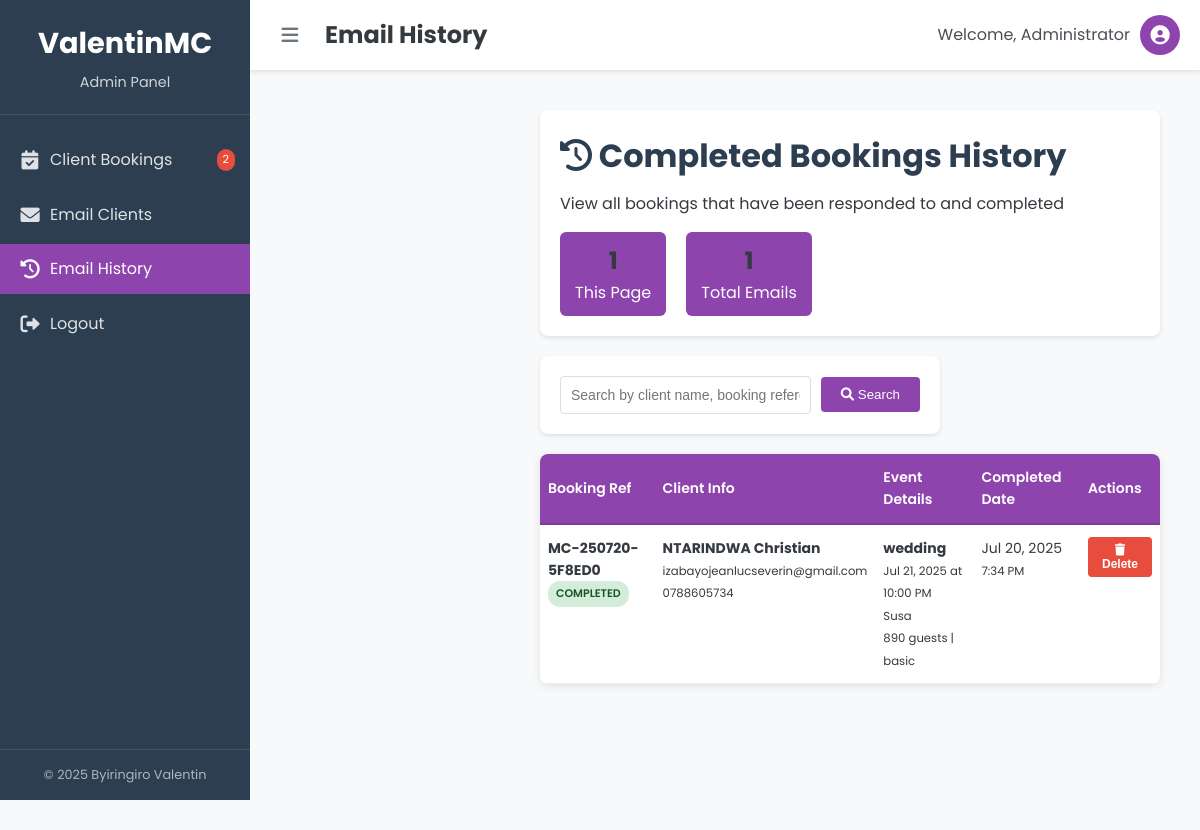
Screenshot of /admin/view_history.php (signed in) with the database file from the repository.
### tables this page shows
CREATE TABLE `booking_history` (
  `id` int(11) NOT NULL,
  `original_booking_id` int(11) NOT NULL,
  `booking_ref` varchar(50) NOT NULL,
  `name` varchar(100) NOT NULL,
  `email` varchar(100) NOT NULL,
  `phone` varchar(20) NOT NULL,
  `event_date` date NOT NULL,
  `event_time` time NOT NULL,
  `event_type` varchar(50) NOT NULL,
  `event_location` varchar(255) NOT NULL,
  `guests` int(11) NOT NULL,
  `package` varchar(50) NOT NULL,
  `message` text DEFAULT NULL,
  `status` varchar(20) DEFAULT 'completed',
  `admin_notes` text DEFAULT NULL,
  `moved_to_history_at` timestamp NOT NULL DEFAULT current_timestamp(),
  `original_created_at` timestamp NULL DEFAULT NULL
);

### admin/view_history.php (the view, shortened to what this page needs)
<?php
$page_title = "Email History";
$conn = connectDB();
$email_history = [];
$search_term = isset($_GET['search']) ? sanitizeInput($_GET['search']) : '';
$current_page = isset($_GET['page']) ? (int)$_GET['page'] : 1;
$items_per_page = 15;
if ($conn) {
    try {
        $query = "SELECT bh.*, 'completed_booking' as record_type, bh.moved_to_history_at as sent_at,
                         'Booking Completed' as subject, 'Admin responded to this booking' as message,
                         'custom_message' as email_type, bh.name as client_name
                  FROM booking_history bh
                  WHERE 1=1";
        $count_query = "SELECT COUNT(*) FROM booking_history bh WHERE 1=1";
        $params = [];
        $count_stmt = $conn->prepare($count_query);
        $count_stmt->execute($params);
        $total_emails = $count_stmt->fetchColumn();
        $offset = ($current_page - 1) * $items_per_page;
        $query .= " ORDER BY bh.moved_to_history_at DESC LIMIT :limit OFFSET :offset";
        $stmt = $conn->prepare($query);
        $stmt->bindValue(':limit', $items_per_page, PDO::PARAM_INT);
        $stmt->bindValue(':offset', $offset, PDO::PARAM_INT);
        $stmt->execute();
        $email_history = $stmt->fetchAll(PDO::FETCH_ASSOC);
    } catch(PDOException $e) {
        error_log("Email history error: " . $e->getMessage());
    }
}
include_once 'includes/header.php';
?>
<div class="main-content">
    <div class="history-container">
        <div class="history-header">
            <h1><i class="fas fa-history"></i> Completed Bookings History</h1>
            <p>View all bookings that have been responded to and completed</p>
            <div class="history-stats">
                <div class="stat-item">
                    <span class="stat-number"><?php echo count($email_history); ?></span>
                    <span>This Page</span>
                </div>
                <div class="stat-item">
                    <span class="stat-number"><?php echo $total_emails ?? 0; ?></span>
                    <span>Total Emails</span>
                </div>
            </div>
        </div>
        <div class="search-container">
            <form method="GET" class="search-form">
                <input type="text" name="search" class="search-input"
                       placeholder="Search by client name, booking reference, subject, or message content..."
                       value="<?php echo htmlspecialchars($search_term); ?>">
                <button type="submit" class="search-btn">
                    <i class="fas fa-search"></i> Search
                </button>
            </form>
        </div>
        <div class="table-container">
            <?php if (!empty($email_history)): ?>
                <table class="history-table">
                    <thead>
                        <tr>
                            <th>Booking Ref</th>
                            <th>Client Info</th>
                            <th>Event Details</th>
                            <th>Completed Date</th>
                            <th>Actions</th>
                        </tr>
                    </thead>
                    <tbody>
                        <?php foreach ($email_history as $email): ?>
                            <tr>
                                <td>
                                    <strong><?php echo htmlspecialchars($email['booking_ref']); ?></strong>
                                    <br><small class="status-badge completed">Completed</small>
                                </td>
                                <td>
                                    <strong><?php echo htmlspecialchars($email['client_name']); ?></strong><br>
                                    <small><?php echo htmlspecialchars($email['email']); ?></small><br>
                                    <small><?php echo htmlspecialchars($email['phone']); ?></small>
                                </td>
                                <td>
                                    <strong><?php echo htmlspecialchars($email['event_type']); ?></strong><br>
                                    <small><?php echo date('M j, Y', strtotime($email['event_date'])); ?> at <?php echo date('g:i A', strtotime($email['event_time'])); ?></small><br>
                                    <small><?php echo htmlspecialchars($email['event_location']); ?></small><br>
                                    <small><?php echo $email['guests']; ?> guests | <?php echo htmlspecialchars($email['package']); ?></small>
                                </td>
                                <td>
                                    <?php echo date('M j, Y', strtotime($email['sent_at'])); ?><br>
                                    <small><?php echo date('g:i A', strtotime($email['sent_at'])); ?></small>
                                </td>
                                <td>
                                    <div class="action-buttons">
                                        <button onclick="deleteFromHistory('<?php echo $email['booking_ref']; ?>')" class="btn-action btn-delete">
                                            <i class="fas fa-trash"></i> Delete
                                        </button>
                                    </div>
                                </td>
                            </tr>
                        <?php endforeach; ?>
                    </tbody>
                </table>
            <?php endif; ?>
        </div>
    </div>
</div>
<?php include_once 'includes/footer.php'; ?>

### admin/includes/header.php (shortened to what this page needs)
<!DOCTYPE html>
<html lang="en">
<head>
    <link rel="stylesheet" href="https://cdnjs.cloudflare.com/ajax/libs/font-awesome/6.0.0/css/all.min.css">
    <link rel="stylesheet" href="css/admin-style.css">
    <link rel="stylesheet" href="css/analytics-style.css">
</head>
<body>
    <div class="admin-container">
        <?php include_once 'includes/sidebar.php'; ?>
        <main class="main-content">
            <header class="content-header">
                <div class="header-left">
                    <button id="sidebar-toggle" class="sidebar-toggle">
                        <i class="fas fa-bars"></i>
                    </button>
                    <h1><?php echo $page_title; ?></h1>
                </div>
                <div class="header-right">
                    <div class="admin-profile">
                        <span>Welcome, <?php echo htmlspecialchars($_SESSION['admin_name']); ?></span>
                        <div class="profile-img">
                            <i class="fas fa-user-circle"></i>
                        </div>
                    </div>
                </div>
            </header>
            <div class="content-body">

### admin/includes/sidebar.php (shortened to what this page needs)
<?php
$current_page = basename($_SERVER['PHP_SELF']);
if (!isset($pending_bookings)) {
    $conn = connectDB();
    $pending_bookings = 0;
    if ($conn) {
        try {
            $stmt = $conn->query("SELECT COUNT(*) FROM bookings WHERE status = 'pending'");
            $pending_bookings = $stmt->fetchColumn();
        } catch(PDOException $e) {
            error_log("Sidebar error: " . $e->getMessage());
        }
    }
}
?>
<aside class="sidebar">
    <div class="sidebar-header">
        <h2>ValentinMC</h2>
        <p>Admin Panel</p>
    </div>
    <nav class="sidebar-nav">
        <ul>
            <li class="<?php echo ($current_page == 'bookings.php') ? 'active' : ''; ?>">
                <a href="bookings.php">
                    <i class="fas fa-calendar-check"></i>
                    <span>Client Bookings</span>
                    <?php if ($pending_bookings > 0): ?>
                        <span class="badge"><?php echo $pending_bookings; ?></span>
                    <?php endif; ?>
                </a>
            </li>
            <li class="<?php echo ($current_page == 'email-client.php') ? 'active' : ''; ?>">
                <a href="email-client.php">
                    <i class="fas fa-envelope"></i>
                    <span>Email Clients</span>
                </a>
            </li>
            <li class="<?php echo ($current_page == 'view_history.php') ? 'active' : ''; ?>">
                <a href="view_history.php">
                    <i class="fas fa-history"></i>
                    <span>Email History</span>
                </a>
            </li>
            <li>
                <a href="logout.php">
                    <i class="fas fa-sign-out-alt"></i>
                    <span>Logout</span>
                </a>
            </li>
        </ul>
    </nav>
    <div class="sidebar-footer">
        <p>&copy; 2025 Byiringiro Valentin</p>
    </div>
</aside>

### admin/includes/footer.php (shortened to what this page needs)
</div>
        </main>
    </div>
</body>
</html>

### admin/css/admin-style.css (style rules this page uses)
:root { --primary-color: #8e44ad; --primary-dark: #7d3c98; --secondary-color: #2c3e50; --light-color: #f4f4f4; --dark-color: #333; --danger-color: #e74c3c; --success-color: #2ecc71; --warning-color: #f39c12; --info-color: #3498db; --white: #fff; --gray-100: #f8f9fa; --gray-200: #e9ecef; --gray-300: #dee2e6; --gray-400: #ced4da; --gray-500: #adb5bd; --gray-600: #6c757d; --gray-700: #495057; --gray-800: #343a40; --gray-900: #212529; --max-width: 1200px; --border-radius-sm: 4px; --border-radius-md: 8px; --border-radius-lg: 12px; --shadow-sm: 0 2px 4px rgba(0, 0, 0, 0.1); --shadow-md: 0 4px 8px rgba(0, 0, 0, 0.1); --shadow-lg: 0 8px 16px rgba(0, 0, 0, 0.1); }
* { margin: 0; padding: 0; box-sizing: border-box; }
body { font-family: 'Poppins', sans-serif; line-height: 1.6; color: var(--gray-800); background-color: var(--gray-100); min-height: 100vh; }
.admin-container { display: flex; min-height: 100vh; }
.sidebar { width: 250px; background-color: var(--secondary-color); color: var(--white); display: flex; flex-direction: column; transition: all 0.3s ease; position: fixed; height: 100vh; z-index: 100; }
.sidebar-header { padding: 20px; text-align: center; border-bottom: 1px solid rgba(255, 255, 255, 0.1); }
.sidebar-header h2 { font-size: 1.8rem; margin-bottom: 5px; color: var(--white); }
.sidebar-header p { font-size: 0.9rem; color: var(--gray-400); }
.sidebar-nav { flex: 1; padding: 20px 0; overflow-y: auto; }
.sidebar-nav ul { list-style: none; }
.sidebar-nav li { margin-bottom: 5px; }
.sidebar-nav a { display: flex; align-items: center; padding: 12px 20px; color: var(--gray-300); text-decoration: none; transition: all 0.3s ease; position: relative; }
.sidebar-nav li.active a { background-color: var(--primary-color); color: var(--white); }
.sidebar-nav a i { margin-right: 10px; font-size: 1.2rem; width: 20px; text-align: center; }
.sidebar-footer { padding: 15px; text-align: center; font-size: 0.8rem; color: var(--gray-500); border-top: 1px solid rgba(255, 255, 255, 0.1); }
.badge { position: absolute; right: 15px; background-color: var(--danger-color); color: var(--white); font-size: 0.7rem; padding: 2px 6px; border-radius: 10px; }
.main-content { flex: 1; margin-left: 250px; transition: all 0.3s ease; }
.content-header { background-color: var(--white); padding: 15px 20px; display: flex; justify-content: space-between; align-items: center; box-shadow: var(--shadow-sm); position: sticky; top: 0; z-index: 99; }
.header-left { display: flex; align-items: center; }
.header-left h1 { font-size: 1.5rem; color: var(--gray-800); margin-left: 15px; }
.sidebar-toggle { background: none; border: none; color: var(--gray-600); font-size: 1.2rem; cursor: pointer; display: flex; align-items: center; justify-content: center; width: 40px; height: 40px; border-radius: 50%; transition: all 0.3s ease; }
.admin-profile { display: flex; align-items: center; }
.admin-profile span { margin-right: 10px; color: var(--gray-700); }
.profile-img { width: 40px; height: 40px; border-radius: 50%; background-color: var(--primary-color); color: var(--white); display: flex; align-items: center; justify-content: center; font-size: 1.2rem; }
.content-body { padding: 20px; }
.stat-number { font-size: 1.8rem; font-weight: 600; color: var(--gray-800); }
.status-badge { display: inline-block; padding: 4px 8px; border-radius: 12px; font-size: 0.8rem; font-weight: 500; }
.search-container { flex: 1; max-width: 400px; }
.search-input { position: relative; }
.table-container { background-color: var(--white); border-radius: var(--border-radius-md); box-shadow: var(--shadow-sm); overflow: hidden; }

### rows the page displays
booking_history: booking_ref "MC-250720-5F8ED0", name "NTARINDWA Christian", email "izabayojeanlucseverin@gmail.com", phone "0788605734", event_type "wedding", event_date "Jul 21, 2025", event_time "10:00 PM", event_location "Susa", guests "890", package "basic", moved_to_history_at "Jul 20, 2025", moved_to_history_at "7:34 PM"

### other values shown
$pending_bookings "2"
$page_title "Email History"
$_SESSION['admin_name'] "Administrator"
count($email_history) "1"
$total_emails "1"
